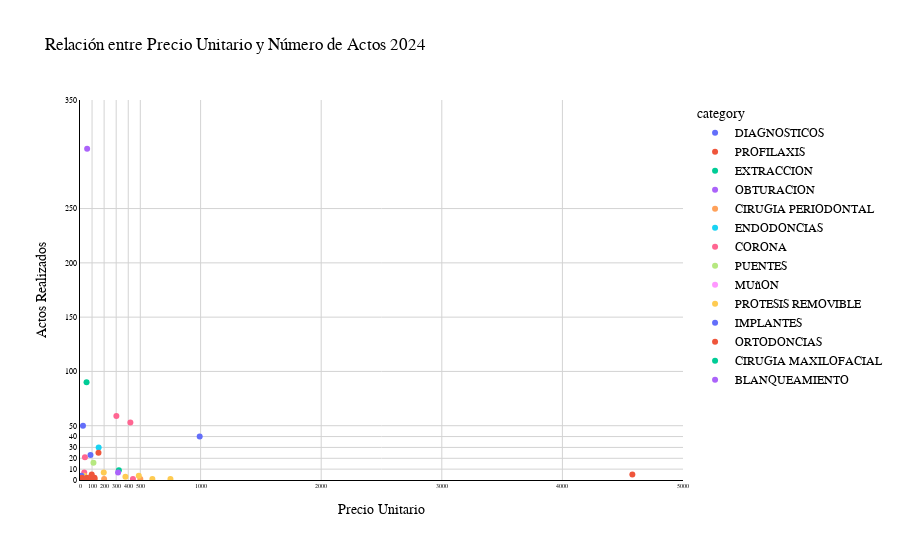

Notebook code for this chart:
### Code cell
fig = px.scatter(tabla_24_completa,
                 x="precio_uni", 
                 y="actos",      
                 color="category",
                 title="Relación entre Precio Unitario y Número de Actos 2024", 
                 labels={"precio_uni": "Precio Unitario", "actos": "Actos Realizados"}, 
                 hover_name="info", 
                 hover_data=['category', 'tarifa', 'total', 'visits']) 

tickvals_x = [0, 100, 200, 300, 400, 500, 1000, 2000, 3000, 4000, 5000]
ticktext_x = [str(val) for val in tickvals_x] 

tickvals_y = [0, 10, 20, 30, 40, 50, 100, 150, 200, 250, 350]
ticktext_y = [str(val) for val in tickvals_y] 


fig.update_layout(
    font_family="Oswald", 
    font_color="black",  
    title_font_color="black", 
    plot_bgcolor='white', 
    paper_bgcolor='white'
)

fig.update_xaxes(
    showgrid=True,
    gridcolor='lightgray', 
    linecolor='black',     
    zerolinecolor='black', 
    tickfont_color='black',
    title_font_color='black', 
    tickvals=tickvals_x,
    ticktext=ticktext_x, 
    range=[0, 5000], 
    tickfont=dict(size=6) 
    #type='log'
)

fig.update_yaxes(
    showgrid=True,
    gridcolor='lightgray', 
    linecolor='black',
    zerolinecolor='black', 
    tickfont_color='black', 
    title_font_color='black', 
    tickvals=tickvals_y, 
    ticktext=ticktext_y, 
    range=[0, 350],
    tickfont=dict(size=8)
    #type='log'
)

fig.show()

### Figure 1 — Plotly figure (JSON) as saved in the notebook; plotly's stock layout.template omitted (floating-point values rounded to 4 significant figures)
{"data": [{"customdata": [["DIAGNOSTICOS", "  DKV", 13, 1], ["DIAGNOSTICOS", "PRIVADA", 1235, 50], ["DIAGNOSTICOS", "PRIVADA", 2000, 23]], "hovertemplate": "<b>%{hovertext}</b><br><br>category=%{customdata[0]}<br>Precio Unitario=%{x}<br>Actos Realizados=%{y}<br>tarifa=%{customdata[1]}<br>total=%{customdata[2]}<br>visits=%{customdata[3]}<extra></extra>", "hovertext": ["ORTOPANTOMOGRAFIA", "ORTOPANTOMOGRAFIA", "TAC"], "legendgroup": "DIAGNOSTICOS", "marker": {"color": "#636efa", "symbol": "circle"}, "mode": "markers", "name": "DIAGNOSTICOS", "orientation": "v", "showlegend": true, "type": "scatter", "x": [13.0, 24.7, 86.96], "xaxis": "x", "y": [1, 50, 23], "yaxis": "y"}, {"customdata": [["PROFILAXIS", "  DKV", 12, 1], ["PROFILAXIS", "PRIVADA", 11319, 314]], "hovertemplate": "<b>%{hovertext}</b><br><br>category=%{customdata[0]}<br>Precio Unitario=%{x}<br>Actos Realizados=%{y}<br>tarifa=%{customdata[1]}<br>total=%{customdata[2]}<br>visits=%{customdata[3]}<extra></extra>", "hovertext": ["Copia de LIMPIEZA", "Copia de LIMPIEZA"], "legendgroup": "PROFILAXIS", "marker": {"color": "#EF553B", "symbol": "circle"}, "mode": "markers", "name": "PROFILAXIS", "orientation": "v", "showlegend": true, "type": "scatter", "x": [12.0, 31.18], "xaxis": "x", "y": [1, 363], "yaxis": "y"}, {"customdata": [["EXTRACCION", "  DKV", 13, 1], ["EXTRACCION", "PRIVADA", 4885, 79], ["EXTRACCION", "PRIVADA", 100, 1]], "hovertemplate": "<b>%{hovertext}</b><br><br>category=%{customdata[0]}<br>Precio Unitario=%{x}<br>Actos Realizados=%{y}<br>tarifa=%{customdata[1]}<br>total=%{customdata[2]}<br>visits=%{customdata[3]}<extra></extra>", "hovertext": ["Copia de EXTRACCION SIMPLE", "Copia de EXTRACCION SIMPLE", "EXTRACCION QUIRURGICA TERCER MOLAR INCLUIDO"], "legendgroup": "EXTRACCION", "marker": {"color": "#00cc96", "symbol": "circle"}, "mode": "markers", "name": "EXTRACCION", "orientation": "v", "showlegend": true, "type": "scatter", "x": [13.0, 54.28, 100.0], "xaxis": "x", "y": [1, 90, 1], "yaxis": "y"}, {"customdata": [["OBTURACION", "PRIVADA", 18063, 241], ["OBTURACION", "PRIVADA", 80, 1]], "hovertemplate": "<b>%{hovertext}</b><br><br>category=%{customdata[0]}<br>Precio Unitario=%{x}<br>Actos Realizados=%{y}<br>tarifa=%{customdata[1]}<br>total=%{customdata[2]}<br>visits=%{customdata[3]}<extra></extra>", "hovertext": ["OBTURACION", "SELLADO POR DIENTE"], "legendgroup": "OBTURACION", "marker": {"color": "#ab63fa", "symbol": "circle"}, "mode": "markers", "name": "OBTURACION", "orientation": "v", "showlegend": true, "type": "scatter", "x": [59.22, 40.0], "xaxis": "x", "y": [305, 2], "yaxis": "y"}, {"customdata": [["CIRUGIA PERIODONTAL", "PRIVADA", 500, 1], ["CIRUGIA PERIODONTAL", "PRIVADA", 200, 1]], "hovertemplate": "<b>%{hovertext}</b><br><br>category=%{customdata[0]}<br>Precio Unitario=%{x}<br>Actos Realizados=%{y}<br>tarifa=%{customdata[1]}<br>total=%{customdata[2]}<br>visits=%{customdata[3]}<extra></extra>", "hovertext": ["CIRUGIA OSEA POR CUADRANTE", "REGENERACION DE TEJIDOS"], "legendgroup": "CIRUGIA PERIODONTAL", "marker": {"color": "#FFA15A", "symbol": "circle"}, "mode": "markers", "name": "CIRUGIA PERIODONTAL", "orientation": "v", "showlegend": true, "type": "scatter", "x": [500.0, 200.0], "xaxis": "x", "y": [1, 1], "yaxis": "y"}, {"customdata": [["ENDODONCIAS", "PRIVADA", 4644, 30], ["ENDODONCIAS", "PRIVADA", 149, 2]], "hovertemplate": "<b>%{hovertext}</b><br><br>category=%{customdata[0]}<br>Precio Unitario=%{x}<br>Actos Realizados=%{y}<br>tarifa=%{customdata[1]}<br>total=%{customdata[2]}<br>visits=%{customdata[3]}<extra></extra>", "hovertext": ["Copia de ENDODONCIA ANTERIOR", "PULPUTOMIA TERAPEUTICA"], "legendgroup": "ENDODONCIAS", "marker": {"color": "#19d3f3", "symbol": "circle"}, "mode": "markers", "name": "ENDODONCIAS", "orientation": "v", "showlegend": true, "type": "scatter", "x": [154.8, 74.5], "xaxis": "x", "y": [30, 2], "yaxis": "y"}, {"customdata": [["CORONA", "PRIVADA", 17796, 45], ["CORONA", "PRIVADA", 858, 19], ["CORONA", "PRIVADA", 22135, 40], ["CORONA", "PRIVADA", 439, 1], ["CORONA", "PRIVADA", 247, 4]], "hovertemplate": "<b>%{hovertext}</b><br><br>category=%{customdata[0]}<br>Precio Unitario=%{x}<br>Actos Realizados=%{y}<br>tarifa=%{customdata[1]}<br>total=%{customdata[2]}<br>visits=%{customdata[3]}<extra></extra>", "hovertext": ["CORONA METAL CERAMICA", "CORONA RESINA(LABORATORIO)", "CORONA IMPLANTE", "CORONA IMPLANTE ZIRCONIO", "RECEMENTADO DE CORONA"], "legendgroup": "CORONA", "marker": {"color": "#FF6692", "symbol": "circle"}, "mode": "markers", "name": "CORONA", "orientation": "v", "showlegend": true, "type": "scatter", "x": [301.6, 40.86, 417.6, 439.0, 35.29], "xaxis": "x", "y": [59, 21, 53, 1, 7], "yaxis": "y"}, {"customdata": [["PUENTES", "PRIVADA", 1785, 6]], "hovertemplate": "<b>%{hovertext}</b><br><br>category=%{customdata[0]}<br>Precio Unitario=%{x}<br>Actos Realizados=%{y}<br>tarifa=%{customdata[1]}<br>total=%{customdata[2]}<br>visits=%{customdata[3]}<extra></extra>", "hovertext": ["RECEMENTADO DE PUENTE"], "legendgroup": "PUENTES", "marker": {"color": "#B6E880", "symbol": "circle"}, "mode": "markers", "name": "PUENTES", "orientation": "v", "showlegend": true, "type": "scatter", "x": [111.6], "xaxis": "x", "y": [16], "yaxis": "y"}, {"customdata": [["MUñON", "PRIVADA", 150, 2]], "hovertemplate": "<b>%{hovertext}</b><br><br>category=%{customdata[0]}<br>Precio Unitario=%{x}<br>Actos Realizados=%{y}<br>tarifa=%{customdata[1]}<br>total=%{customdata[2]}<br>visits=%{customdata[3]}<extra></extra>", "hovertext": ["POSTE FIBRA DE VIDRIO"], "legendgroup": "MUñON", "marker": {"color": "#FF97FF", "symbol": "circle"}, "mode": "markers", "name": "MUñON", "orientation": "v", "showlegend": true, "type": "scatter", "x": [75.0], "xaxis": "x", "y": [2], "yaxis": "y"}, {"customdata": [["PROTESIS REMOVIBLE", "PRIVADA", 1378, 7], ["PROTESIS REMOVIBLE", "PRIVADA", 750, 1], ["PROTESIS REMOVIBLE", "PRIVADA", 600, 1], ["PROTESIS REMOVIBLE", "PRIVADA", 120, 1], ["PROTESIS REMOVIBLE", "PRIVADA", 1950, 4], ["PROTESIS REMOVIBLE", "PRIVADA", 1130, 3], ["PROTESIS REMOVIBLE", "PRIVADA", 60, 1], ["PROTESIS REMOVIBLE", "PRIVADA", 170, 2], ["PROTESIS REMOVIBLE", "PRIVADA", 140, 2]], "hovertemplate": "<b>%{hovertext}</b><br><br>category=%{customdata[0]}<br>Precio Unitario=%{x}<br>Actos Realizados=%{y}<br>tarifa=%{customdata[1]}<br>total=%{customdata[2]}<br>visits=%{customdata[3]}<extra></extra>", "hovertext": ["FERULA DESCARGA", "DENT. COMPLETA SUPERIOR", "REPARACION BASE DENT. COMPLETA", "DENT. PARCIAL REMOV. UNILATERA", "Copia de PARCIAL INFERIOR", "Copia de PARCIAL SUPERIOR", "AJUST. DENT. PARC. SUPERIOR", "AJUST. DENT. PARC. INFERIOR", "COMPOSTURA DIENTE"], "legendgroup": "PROTESIS REMOVIBLE", "marker": {"color": "#FECB52", "symbol": "circle"}, "mode": "markers", "name": "PROTESIS REMOVIBLE", "orientation": "v", "showlegend": true, "type": "scatter", "x": [196.9, 750.0, 600.0, 120.0, 487.5, 376.7, 60.0, 85.0, 35.0], "xaxis": "x", "y": [7, 1, 1, 1, 4, 3, 1, 2, 4], "yaxis": "y"}, {"customdata": [["IMPLANTES", "PRIVADA", 39700, 36], ["IMPLANTES", "PRIVADA", 50, 1]], "hovertemplate": "<b>%{hovertext}</b><br><br>category=%{customdata[0]}<br>Precio Unitario=%{x}<br>Actos Realizados=%{y}<br>tarifa=%{customdata[1]}<br>total=%{customdata[2]}<br>visits=%{customdata[3]}<extra></extra>", "hovertext": ["IMPLANTE", "REPARACION DE IMPLANTE"], "legendgroup": "IMPLANTES", "marker": {"color": "#636efa", "symbol": "circle"}, "mode": "markers", "name": "IMPLANTES", "orientation": "v", "showlegend": true, "type": "scatter", "x": [992.5, 12.5], "xaxis": "x", "y": [40, 4], "yaxis": "y"}, {"customdata": [["ORTODONCIAS", "PRIVADA", 30, 2], ["ORTODONCIAS", "PRIVADA", 3828, 25], ["ORTODONCIAS", "PRIVADA", 29, 1], ["ORTODONCIAS", "PRIVADA", 22900, 5], ["ORTODONCIAS", "PRIVADA", 120, 1], ["ORTODONCIAS", "PRIVADA", 116, 2], ["ORTODONCIAS", "PRIVADA", 240, 2], ["ORTODONCIAS", "PRIVADA", 100, 1], ["ORTODONCIAS", "PRIVADA", 486, 5]], "hovertemplate": "<b>%{hovertext}</b><br><br>category=%{customdata[0]}<br>Precio Unitario=%{x}<br>Actos Realizados=%{y}<br>tarifa=%{customdata[1]}<br>total=%{customdata[2]}<br>visits=%{customdata[3]}<extra></extra>", "hovertext": ["1 visitas ortodoncia", "BRACKETS METALICOS", "BRACKETS ESTETICOS", "INVISALIGN", "PROCED. PROST. REMOV. SIN ESPE", "ORTODONCIA FIJA", "ORTODONCIA REMOVIBLE", "RETENEDOR LINGUAL SUP", "RETENEDOR LINGUAL INF"], "legendgroup": "ORTODONCIAS", "marker": {"color": "#EF553B", "symbol": "circle"}, "mode": "markers", "name": "ORTODONCIAS", "orientation": "v", "showlegend": true, "type": "scatter", "x": [15.0, 153.1, 29.0, 4580.0, 120.0, 58.0, 120.0, 100.0, 97.2], "xaxis": "x", "y": [2, 25, 1, 5, 1, 2, 2, 1, 5], "yaxis": "y"}, {"customdata": [["CIRUGIA MAXILOFACIAL", "PRIVADA", 2900, 9]], "hovertemplate": "<b>%{hovertext}</b><br><br>category=%{customdata[0]}<br>Precio Unitario=%{x}<br>Actos Realizados=%{y}<br>tarifa=%{customdata[1]}<br>total=%{customdata[2]}<br>visits=%{customdata[3]}<extra></extra>", "hovertext": ["INJERTO OSEO"], "legendgroup": "CIRUGIA MAXILOFACIAL", "marker": {"color": "#00cc96", "symbol": "circle"}, "mode": "markers", "name": "CIRUGIA MAXILOFACIAL", "orientation": "v", "showlegend": true, "type": "scatter", "x": [322.2], "xaxis": "x", "y": [9], "yaxis": "y"}, {"customdata": [["BLANQUEAMIENTO", "PRIVADA", 2210, 7]], "hovertemplate": "<b>%{hovertext}</b><br><br>category=%{customdata[0]}<br>Precio Unitario=%{x}<br>Actos Realizados=%{y}<br>tarifa=%{customdata[1]}<br>total=%{customdata[2]}<br>visits=%{customdata[3]}<extra></extra>", "hovertext": ["BLANQUEAMIENTO PHILIPS ZOOM"], "legendgroup": "BLANQUEAMIENTO", "marker": {"color": "#ab63fa", "symbol": "circle"}, "mode": "markers", "name": "BLANQUEAMIENTO", "orientation": "v", "showlegend": true, "type": "scatter", "x": [315.7], "xaxis": "x", "y": [7], "yaxis": "y"}], "layout": {"font": {"color": "black", "family": "Oswald"}, "legend": {"title": {"text": "category"}, "tracegroupgap": 0}, "paper_bgcolor": "white", "plot_bgcolor": "white", "title": {"font": {"color": "black"}, "text": "Relación entre Precio Unitario y Número de Actos 2024"}, "xaxis": {"anchor": "y", "domain": [0, 1], "gridcolor": "lightgray", "linecolor": "black", "range": [0, 5000], "showgrid": true, "tickfont": {"color": "black", "size": 6}, "ticktext": ["0", "100", "200", "300", "400", "500", "1000", "2000", "3000", "4000", "5000"], "tickvals": [0, 100, 200, 300, 400, 500, 1000, 2000, 3000, 4000, 5000], "title": {"font": {"color": "black"}, "text": "Precio Unitario"}, "zerolinecolor": "black"}, "yaxis": {"anchor": "x", "domain": [0, 1], "gridcolor": "lightgray", "linecolor": "black", "range": [0, 350], "showgrid": true, "tickfont": {"color": "black", "size": 8}, "ticktext": ["0", "10", "20", "30", "40", "50", "100", "150", "200", "250", "350"], "tickvals": [0, 10, 20, 30, 40, 50, 100, 150, 200, 250, 350], "title": {"font": {"color": "black"}, "text": "Actos Realizados"}, "zerolinecolor": "black"}}}
